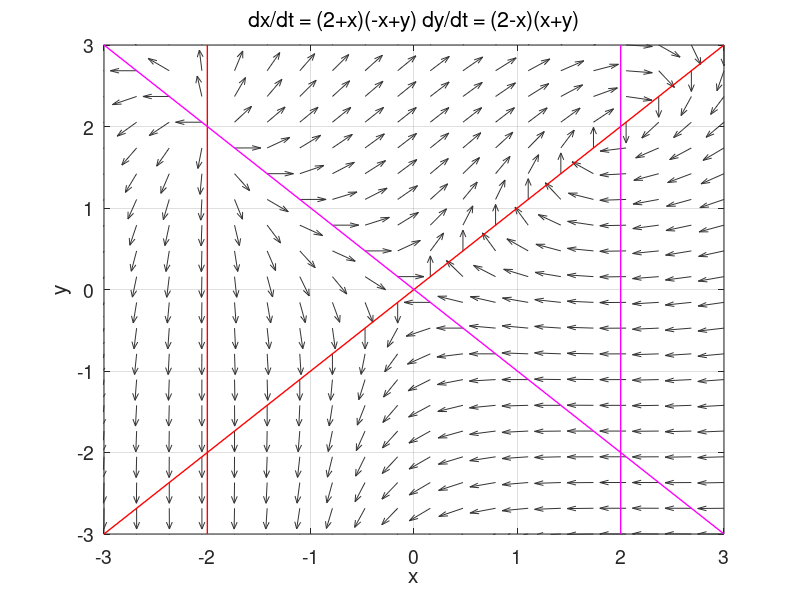

Write the MATLAB code that produced this figure. (Note: this script raises an error after producing the figure.)
% chaos11.m

% Dynamics of Linear and Nonlinear Systems.
% PHASE PLANE ANALYSIS: Linear and Non-linear Systems.
% A finite difference method is used to solve the paired coupled D.E.
% The number of calculations needs is enormous for stability N ~ 60e6.
% The simulation time not too large else solution diverges  tMax.
% Need to specify the dimensions of the phase space for each D.E. L. 
% The initial values for the state variables x and y are specified using
     % the ginput: click to select I.C. in the phase space plot 
     % the number of trajectories plotted is given by numT.
     % numT = 1 for only 1 trajectory and the time evolution of x & y
% The D.E. needs to be entered three times: indicated by **** .... ***
% The equations for the nullclines are given for each pair of D.E.
% Sample D.E. is chosen using flagC. 
% A time evolution plot of x and y is displayed for the last I.C.

     
% Ian Cooper
% email: ian.cooper@sydney.edu.au
% School of Physics, University of Sydney
% 180913 / Matlab version R2018a

% DOING PHYSICS WITH MATLAB 
%    ../mphome.htm
% Reference page for documentation and notes
%    http://www.physics.usyd.edu.au/teach_res/mp/doc/chaos10.pdf
%    http://www.physics.usyd.edu.au/teach_res/mp/doc/chaos11.pdf
%  

clear 
close all
clc

tic

% INPUTS ==============================================================

% Number of trajectories plotted in phase space portrait
numT = 1;


% Choose coupled D.E. *************************************************
 flagC = 4;
% 1 dx/dt = x*(x^2-1)    dy/dt = y  
% 2 dx/dt = (x+1)*y      dy/dt = y
% 3 dx/dt = x - y        dy/dt = 2x - y - x^2
% 4 dx/dt = (2+x)*(-x+y) dy/dt = (2-x)*(x+y)
% 5 dx/dt = x - 2y -1    dy/dt = 2x - 3y - 3     linear

% Simulation time tMax  /  Boundary for plots LxL
% Number of calculations
  switch flagC
      case 1
        N = 50e5;
        tMax = 5;
        L = 3;
        tmC = 'dx/dt = x(x^2 - 1)   dy/dt = y ';
      case 2
        N = 10e6;
        tMax = 3;
        L = 5;
        tmC = 'dx/dt = (x + 1)y     dy/dt = y';
      case 3
        N = 50e5;   
        tMax = 30;
        L = 3; 
        tmC = 'dx/dt = x - y       dy/dt = 2x - y - x^2';
      case 4
        N = 50e6;
        tMax = 10;
        L = 3;
        tmC = 'dx/dt = (2+x)(-x+y) dy/dt = (2-x)(x+y)';
      case 5
        N = 50e5;
        tMax = 15;
        L = 10;
        tmC = 'dx/dt = x - 2y - 1    dy/dt = 2x - 3y -3';  
 end
% *********************************************************************

% CALCULATIONS ========================================================
 
 ticks = -L:1:L;
 
% State variables
  x = zeros(N,1);
  y = zeros(N,1);
     
% Time domain
  t = linspace(0,tMax,N);
  dt = t(2)-t(1);
  
% Phase space setup: number of vectors nX [16] 
   nX = 20;
% Vector field 
  x1 = linspace(-L,L,nX);
  x2 = x1;
  [xx, yy] = meshgrid(x1,x2);
  
 % ***********************************************
  switch flagC
      case 1
       f = (xx).*(xx.^2-1);   
       g = yy; 
      case 2
       f = (xx+1).*yy;    
       g = xx.*(yy+3); 
      case 3
       f = xx - yy;
       g = 2.*xx - yy - xx.^2;
      case 4
       f = (2 + xx).*(-xx + yy);
       g = (2 - xx).*( xx + yy);
      case 5
       f = xx - 2.*yy -1;
       g = 2.*xx - 3.*yy -3;
  end 
 % **********************************************
  
   fs = f./sqrt(f.^2 + g.^2);    % unit vectors
   gs = g./sqrt(f.^2  +g.^2);
  
  
% GRAPHICS   ==========================================================  

FS = 14;  % fontsize

figure(1)
  pos = [0.35 0.05 0.29 0.39];
  set(gcf,'Units','normalized');
  set(gcf,'Position',pos);
  set(gcf,'color','w');
  title(tmC,'fontweight','normal')
  hold on
  box on
  
% VECTOR FIELD
   hq = quiver(xx,yy,fs,gs);
   set(hq,'color',[0.2 0.2 0.2],'AutoScaleFactor',0.6);
   set(gca,'fontsize',FS)
   xlim([-L L])
   ylim([-L L])
   set(gca,'xtick',ticks);
   set(gca,'ytick',ticks);
   grid on   
 %  hold on
   xlabel('x'); ylabel('y');

   % NULLCLINES
  switch flagC
      case 1
        xP = [0 0]; yP = [-L L];
          plot(xP,yP,'r','linewidth',1.2)
        xP = [-1 -1]; yP = [-L L];
          plot(xP,yP,'r','linewidth',1.2)
        xP = [1 1]; yP = [-L L];
          plot(xP,yP,'r','linewidth',1.2)
        xP = [-L L]; yP = [0 0];
          plot(xP,yP,'m','linewidth',1)
        
      case 2
        xP = [-L L]; yP = [0 0];
          plot(xP,yP,'r','linewidth',1)
        xP = [-1 -1]; yP = [-L L];
          plot(xP,yP,'r','linewidth',1)  
        xP = [0 0]; yP = [-L L];
          plot(xP,yP,'m','linewidth',1)
        xP = [-L L]; yP = [-3 -3];
          plot(xP,yP,'m','linewidth',1)
      case 3
        xP = [-L L]; yP = [-L L];
          plot(xP,yP,'r','linewidth',1) 
        xP = linspace(-L,L, 100); yP = 2.*xP - xP.^2;
          plot(xP,yP,'m','linewidth',1)
      case 4
        xP = [-2 -2]; yP = [-L L];
          plot(xP,yP,'r','linewidth',1)
        xP = [-L L]; yP = [-L L];
          plot(xP,yP,'r','linewidth',1)
        xP = [2 2]; yP = [-L L];
          plot(xP,yP,'m','linewidth',1)
        xP = [-L L]; yP = [L -L];
          plot(xP,yP,'m','linewidth',1) 
      case 5
        xP = linspace(-L,L,100); yP = (xP-1)./2;
         plot(xP,yP,'r','linewidth',1)
        yP = (2.*xP - 3)./3;
         plot(xP,yP,'m','linewidth',1)   
 end
  
   
for cc = 1:numT
   
  [x(1), y(1)] = ginput(1);
  
  % 2ndt time step
  % ************************************************
  switch flagC
      case 1
        x(2) = x(1) + dt* x(1)*(x(1)^2-1); 
        y(2) = y(1) + dt* (y(1)+0);   
      case 2
        x(2) = x(1) + dt* y(1)*(x(1)+1); 
        y(2) = y(1) + dt* x(1)*(2*y(1)+3);
      case 3
        x(2) = x(1) + dt* (x(1) - y(1)); 
        y(2) = y(1) + dt* (2*x(1) - y(1) - x(1)^2);
      case 4
        x(2) = x(1) + dt* (2 + x(1))*(-x(1) + y(1)); 
        y(2) = y(1) + dt* (2 - x(1))*( x(1) + y(1));  
      case 5
        x(2) = x(1) + dt* (x(1) - 2*y(1) -1); 
        y(2) = y(1) + dt* (2*x(1) - 3*y(1) -3);   
   end 
  % ************************************************
  
% Solve coupled D.E. by finite difference method 

  flagS = 0; c = 3;
  while flagS == 0
   
% ************************************************* 
   switch flagC
       case 1
         x(c) = x(c-2) + 2*dt * (x(c-1)+0)*(x(c-1)^2-1); 
         y(c) = y(c-2) + 2*dt *  1*(y(c-1)+0);
       case 2
         x(c) = x(c-2) + 2*dt * (x(c-1)+1)*y(c-1); 
         y(c) = y(c-2) + 2*dt *  x(c-1)*(y(c-1)+3);
       case 3
         x(c) = x(c-2) + dt* (x(c-1) - y(c-1)); 
         y(c) = y(c-2) + dt* (2*x(c-1) - y(c-1) - x(c-1)^2);
       case 4
         x(c) = x(c-2) + dt* (2 + x(c-1))*(-x(c-1) + y(c-1)); 
         y(c) = y(c-2) + dt* (2 - x(c-1))*( x(c-1) + y(c-1));
       case 5
        x(c) = x(c-2) + dt* (x(c-1)   - 2*y(c-1) -1); 
        y(c) = y(c-2) + dt* (2*x(c-1) - 3*y(c-1) -3); 
   end
% *************************************************
   
   if abs(x(c)) > 10*L; flagS = 1; end
   if abs(y(c)) > 10*L; flagS = 1; end
   if c > N-10; flagS = 1; end
   c = c+1;
  end
  
   XY = 1:c-1;  % end index for x and y
   xP = x(1); yP = y(1);   
   Hplot = plot(xP,yP,'o');
   set(Hplot,'markersize',6,'markerFaceColor','b','markerEdgeColor','b')
   stepXY = 1e3;
   xP = x(1:stepXY:length(XY));
   yP = y(1:stepXY:length(XY));
   plot(xP,yP,'b','linewidth',2.5)
   
end
   
   
figure(2)
  pos = [0.05 0.05 0.29 0.29];
  set(gcf,'Units','normalized');
  set(gcf,'Position',pos);
  set(gcf,'color','w');
  plot(t(XY),x(XY),'b','linewidth',2)
  hold on
  plot(t(XY),y(XY),'r','linewidth',2)

  tm1 = 'x_{end} = ';
  tm2 = num2str(x(XY(end)),'%3.2f');
  tLx = [tm1 tm2];
  tm1 = 'y_{end} = ';
  tm2 = num2str(y(XY(end)),'%3.2f');
  tLy = [tm1 tm2];
  legend(tLx,tLy,'location','northoutside','orientation','horizontal')
  xlabel('t')
  ylabel('x & y')
  grid on
  set(gca,'fontsize',FS)
  box on 
 
     




toc
